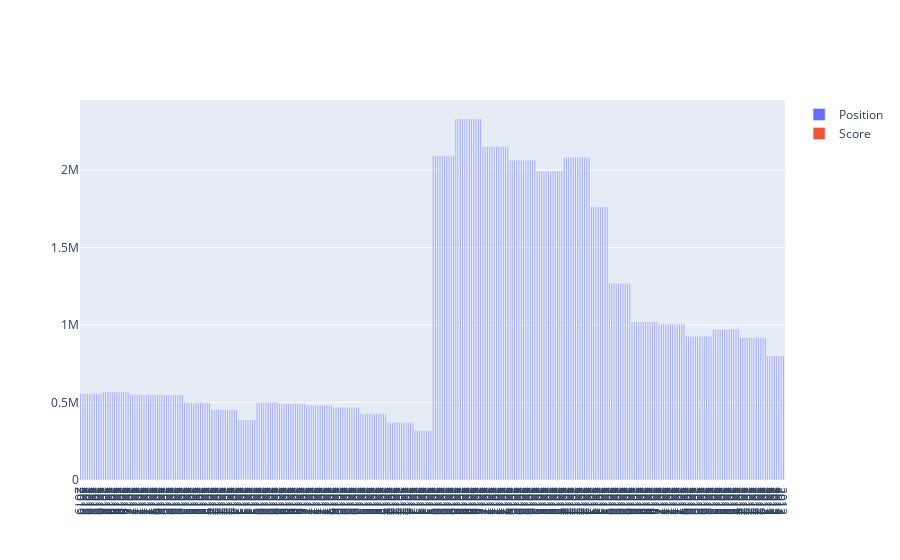

Notebook cell for this chart:
### Code cell
import pandas as pd
import plotly.graph_objs as go

fig = go.Figure()
fig.add_trace(go.Bar(x=df.index,
                     y=df["Average Property Prices that year"],
                     name="Position"))
fig.add_trace(go.Bar(x=df.index,
                     y=df["Robbery"],
                     name="Score"))

fig.update_layout(
    xaxis = dict(
        tickmode = 'array',
        tickvals = df.index,
        ticktext = df["date"])
)

### Figure 1 — Plotly figure (JSON) as saved in the notebook; plotly's stock layout.template omitted (floating-point values rounded to 4 significant figures; data arrays with more than 128 entries replaced by an {"elided": "..."} marker saying what was removed)
{"data": [{"name": "Position", "type": "bar", "x": {"elided": "312 int values"}, "y": {"elided": "312 float values"}}, {"name": "Score", "type": "bar", "x": {"elided": "312 int values"}, "y": {"elided": "312 int values"}}], "layout": {"xaxis": {"tickmode": "array", "ticktext": {"elided": "312 int values"}, "tickvals": {"elided": "312 int values"}}}}
